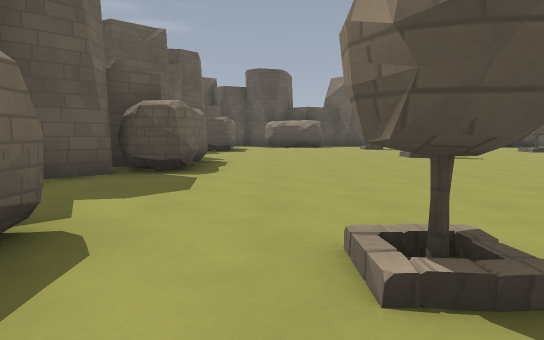
View 1 (above)

17 first-person views from a walk through a level from a Godot 3-D game. The camera is 1.3 m above the floor, tilts 6° down and sees 75° across. The floor is counted in squares, 2 m on a side. Each view is taken from the middle of a square. On the plan, view 1 faces up. The plan holds only what a view shows up to about 10 squares ahead; the rest is blank. Characters and animated objects are not drawn. Surface patterns are stand-ins for the level's own textures.

View 2
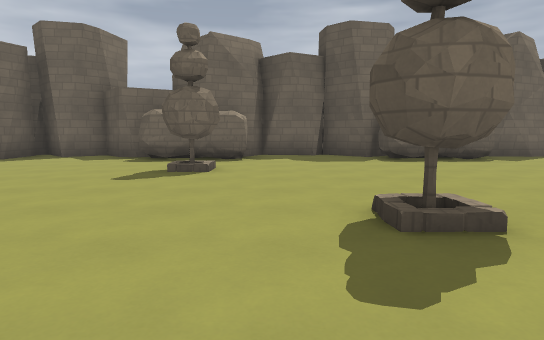

View 3
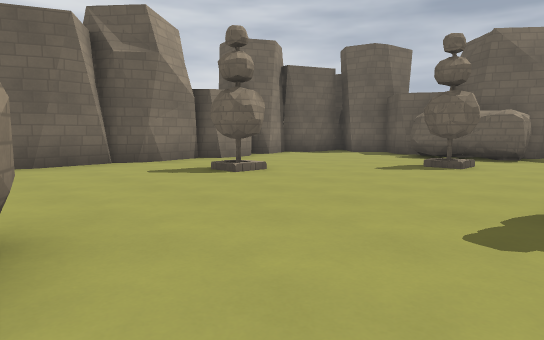

View 4
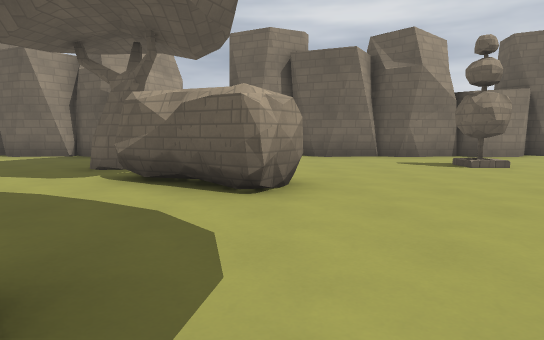

View 5
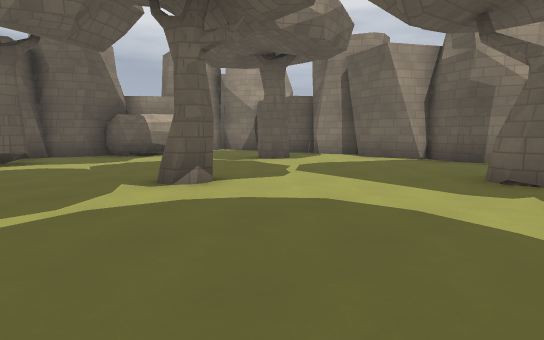

View 6
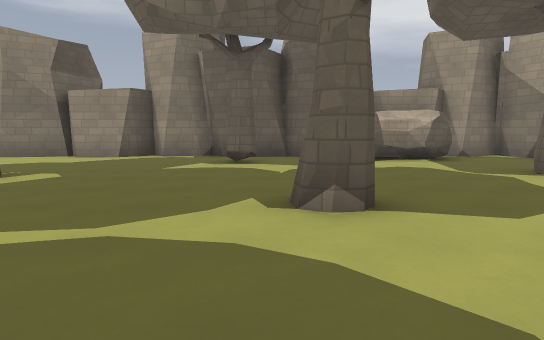

View 7
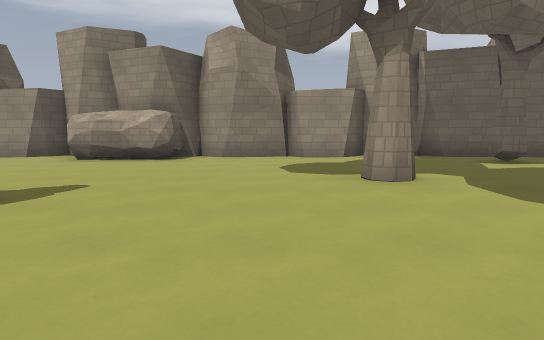

View 8
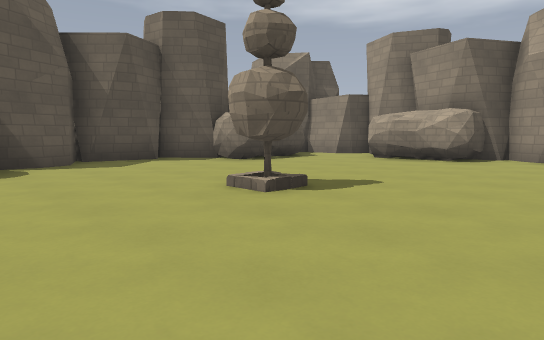

View 9
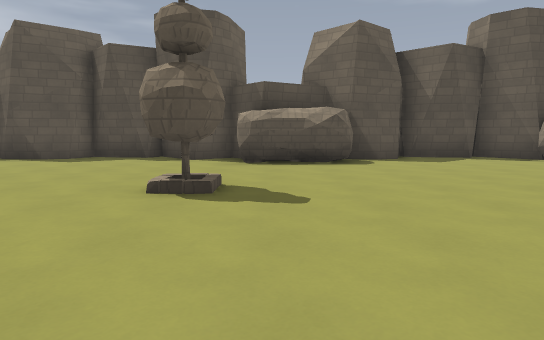

View 10
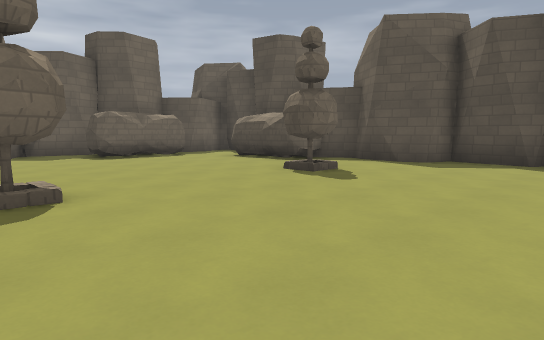

View 11
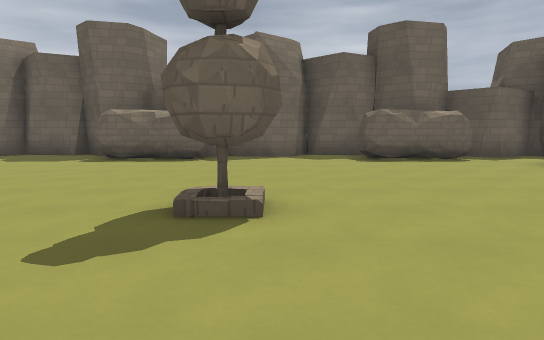

View 12
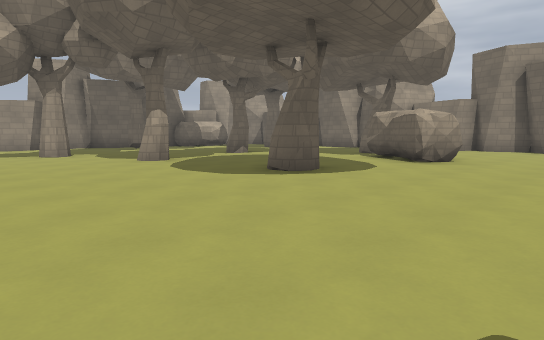

View 13
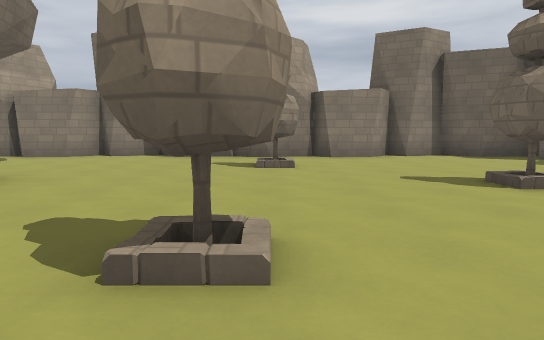

View 14
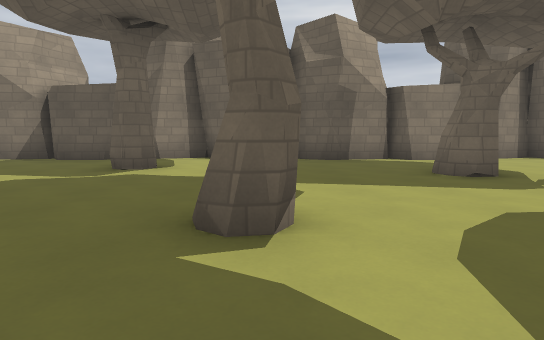

View 15
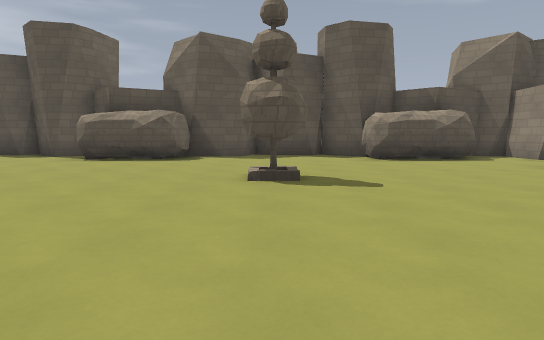

View 16
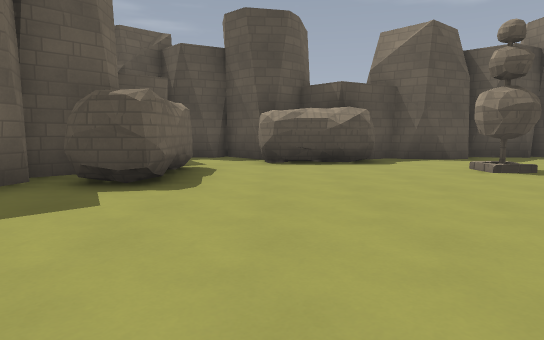

View 17
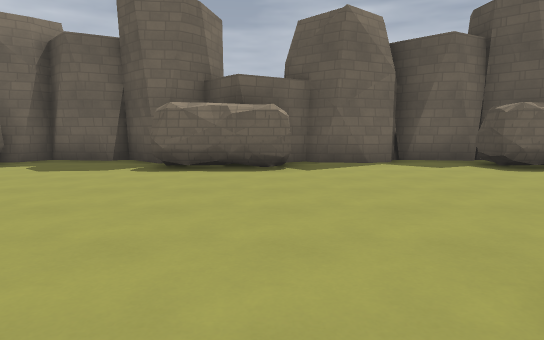

### Floor plan
Key: @ floor where view 1 was taken; # wall or solid block; . floor.
Columns run from 4 left of view 1 to 21 right of it. Each row starts with its distance up from view 1.
 18  ####    #####   ####
 17  #..######..#.  ##..## ###
 16  #..###.......###....###.#
 15  #.......................#
 14 ###.....#...............##
 13 #.#.....................#
 12 #............#....#.....##
 11 #........................#
 10 ##......#................#
  9  #.......................#
  8  ##......................#
  7  ##.................#....#
  6  ##..............#.......#
  5 ##...........#...........#
  4 #.......#..............#.#
  3 #........................#
  2 ###..#......#.....#......#
  1   #.........###.........##
  0  ##.@...................#
 -1  #......#......#........##
 -2  #...................#...#
 -3  #.......................#
 -4  ###################.#####
 -5                    ###

Positions as (right, up) in squares from view 1, and headings:
1: (0, 0), facing up
2: (7, 3), facing left
3: (8, 4), facing down-left
4: (8, 6), facing down
5: (10, 5), facing down-right
6: (11, 3), facing right
7: (11, 9), facing right
8: (11, 9), facing up-right
9: (10, 8), facing up
10: (8, 9), facing up-left
11: (7, 10), facing left
12: (5, 10), facing down-right
13: (4, 6), facing down
14: (14, 5), facing down
15: (14, 7), facing up
16: (0, 8), facing up
17: (5, 8), facing left
